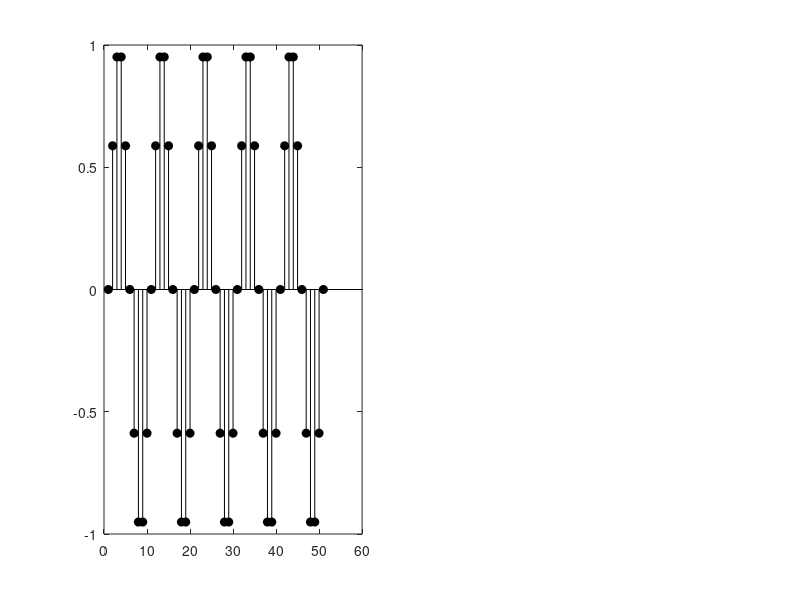

Write the MATLAB code that produced this figure. (Note: this script raises an error after producing the figure.)
n = 0:50;
x_n = sin((2*pi*n)/10);
% x_n = exp(-0.01*n);
% x_n = ones(1,50);
% x_n = zeros(1,50); x_n(1) = 1;
figure;
subplot(1,2,1);
stem(x_n, 'k','filled');

y_n = sistema(x_n);
subplot(1,2,2);
stem(y_n, 'k', 'filled');